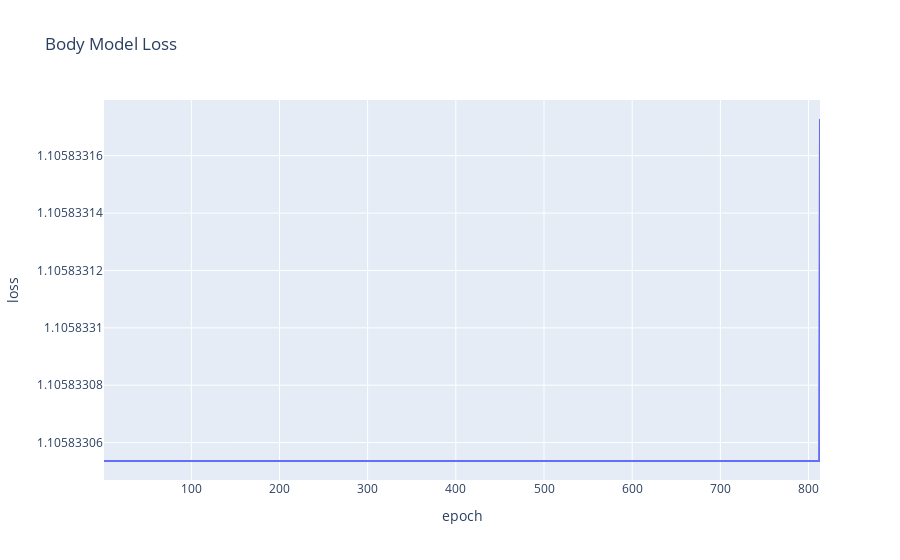

The code cell stored with this chart in its notebook:
### Code cell
# plot body model loss using plotly express
import plotly.express as px
foo = pd.DataFrame()
foo['epoch'] = range(1, len(data['test_loss']) + 1)
foo['loss'] = data['test_loss']
fig = px.line(foo, x='epoch', y='loss', title='Body Model Loss')
fig.show()

### Figure 1 — Plotly figure (JSON) as saved in the notebook; plotly's stock layout.template omitted (floating-point values rounded to 4 significant figures; data arrays with more than 128 entries replaced by an {"elided": "..."} marker saying what was removed)
{"data": [{"hovertemplate": "epoch=%{x}<br>loss=%{y}<extra></extra>", "legendgroup": "", "line": {"color": "#636efa", "dash": "solid"}, "marker": {"symbol": "circle"}, "mode": "lines", "name": "", "orientation": "v", "showlegend": false, "type": "scatter", "x": {"elided": "813 int values"}, "xaxis": "x", "y": {"elided": "813 float values"}, "yaxis": "y"}], "layout": {"legend": {"tracegroupgap": 0}, "title": {"text": "Body Model Loss"}, "xaxis": {"anchor": "y", "domain": [0, 1], "title": {"text": "epoch"}}, "yaxis": {"anchor": "x", "domain": [0, 1], "title": {"text": "loss"}}}}
